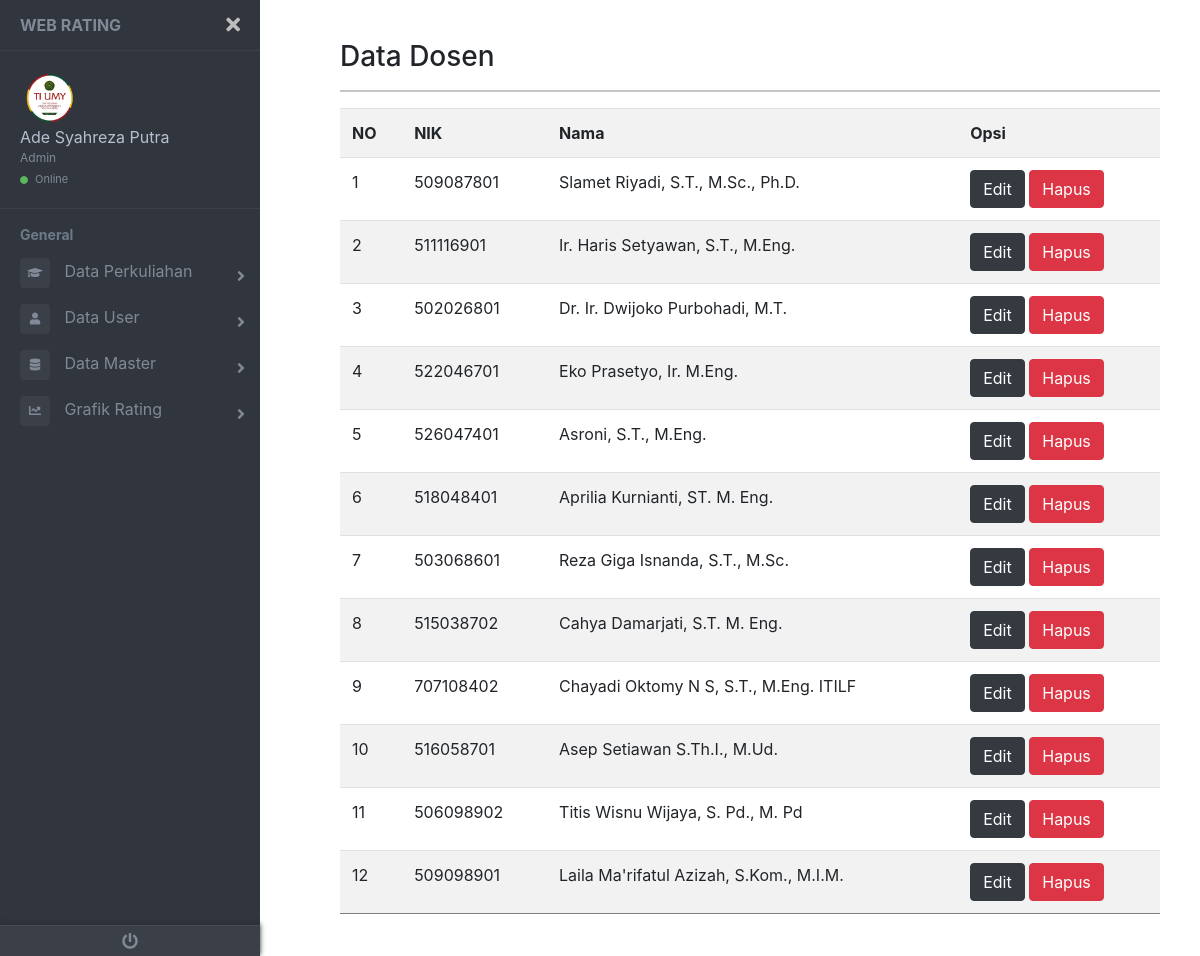
/admin/dosen/index.php (signed in), run on the app's committed database.
### tables this page shows
CREATE TABLE `user` (
  `id` int(11) NOT NULL,
  `nik_nim` varchar(50) NOT NULL,
  `username` varchar(200) NOT NULL,
  `nama` varchar(200) NOT NULL,
  `password` varchar(100) NOT NULL,
  `level` varchar(200) NOT NULL
);

### admin/dosen/index.php (the view, shortened to what this page needs)
<!DOCTYPE html>
<html lang="en">
<head>
    <link rel="stylesheet" href="../../asset/css/bootstrap.css">
    <link rel="stylesheet" href="../../asset/css/sidebar.css">
    <link href="//maxcdn.bootstrapcdn.com/bootstrap/4.0.0/css/bootstrap.min.css" rel="stylesheet" id="bootstrap-css">
    <link href="https://use.fontawesome.com/releases/v5.0.6/css/all.css" rel="stylesheet">
    <link href="https://maxcdn.bootstrapcdn.com/bootstrap/4.0.0/css/bootstrap.min.css" rel="stylesheet">
</head>
<body>
    <div class="page-wrapper chiller-theme toggled">
        <nav id="sidebar" class="sidebar-wrapper">
            <div class="sidebar-content">
                <div class="sidebar-brand">
                    <a href="../index.php">Web Rating</a>
                    <div id="close-sidebar">
                        <i class="fas fa-times"></i>
                    </div>
                </div>
                <div class="sidebar-header">
                    <div class="user-pic">
                        <img class="img-responsive img-rounded" src="../../asset/images/logo1.png" alt="User Picture">
                    </div>
                    <div class="user-info">
                        <span class="user-name">
                            <?php
                            include "../../get_profile.php";
                            ?>
                        </span>
                        <span class="user-role">Admin</span>
                        <span class="user-status">
                            <i class="fa fa-circle"></i>
                            <span>Online</span>
                        </span>
                    </div>
                </div>
                <div class="sidebar-menu">
                    <ul>
                        <li class="header-menu">
                            <span>General</span>
                        </li>
                        <li class="sidebar-dropdown">
                            <a href="#">
                                <i class="fa fa-graduation-cap"></i>
                                <span>Data Perkuliahan</span>
                            </a>
                        </li>
                        <li class=sidebar-dropdown>
                            <a href="#">
                                <i class="fa fa-user"></i>
                                <span>Data User</span>
                            </a>
                        </li>
                        <li class="sidebar-dropdown">
                                <a href="#">
                                    <i class="fas fa-database"></i>
                                    <span>Data Master</span>
                                </a>
                            </li>
                        <li class="sidebar-dropdown">
                            <a href="#">
                                <i class="fa fa-chart-line"></i>
                                <span>Grafik Rating</span>
                            </a>
                        </li>
                    </ul>
                </div>
            </div>
            <div class="sidebar-footer">
                <a href="../../aut/logout.php">
                    <i class="fa fa-power-off"></i>
                </a>
            </div>
        </nav>
        <main class="page-content">
            <div class="container-fluid">
                <h3>Data Dosen</h3>
                <hr>
                <div class="table table-striped">
                    <table style="width:100%">
                        <tr>
                            <th>NO</th>
                            <th>NIK</th>
                            <th>Nama</th>
                            <th>Opsi</th>
                        </tr>
                        <?php
                        include "../../koneksi.php";
                        $sql = $pdo->prepare("select * from user where level='Dosen'");
                        $sql->execute();
                        $no = 1;
                        while($data = $sql->fetch()){
                            ?>
                            <tr>
                                <td><?php echo $no++; ?></td>
                                <td><?php echo $data['nik_nim']; ?></td>
                                <td><?php echo $data['nama']; ?></td>
                                <td>
                                    <a type="button" class="btn btn-dark" href="aksi_edit.php?id=<?php echo $data['id']; ?>">Edit</a>
                                    <a type="button" class="btn btn-danger" href="hapus.php?id=<?php echo $data['id']; ?>" onClick="return confirm('ingin menghapus data?')">Hapus</a>
                                </td>
                            </tr>
                            <?php } ?>
                    </table>
                </div>
            </div>
        </main>
    </div>
</body>
</html>

### get_profile.php
<?php
include "koneksi.php";
$username = $_SESSION['username'];
$query = "SELECT nama FROM user WHERE username = '".$username."'";
$result = mysqli_query($koneksi, $query);
if(mysqli_num_rows($result)>0)
{
    $row = mysqli_fetch_array($result);
    $nama = $row["nama"];
    echo $nama;
}
else
{
    echo "No record found";
}
?>

### data on the page
user: nama "Ade Syahreza Putra"
user: nik_nim "509087801", nama "Slamet Riyadi, S.T., M.Sc., Ph.D."
user: nik_nim "511116901", nama "Ir. Haris Setyawan, S.T., M.Eng."
user: nik_nim "502026801", nama "Dr. Ir. Dwijoko Purbohadi, M.T."
user: nik_nim "522046701", nama "Eko Prasetyo, Ir. M.Eng."
user: nik_nim "526047401", nama "Asroni, S.T., M.Eng."
user: nik_nim "518048401", nama "Aprilia Kurnianti, ST. M. Eng."
user: nik_nim "503068601", nama "Reza Giga Isnanda, S.T., M.Sc."
user: nik_nim "515038702", nama "Cahya Damarjati, S.T. M. Eng."
user: nik_nim "707108402", nama "Chayadi Oktomy N S, S.T., M.Eng. ITILF"
user: nik_nim "516058701", nama "Asep Setiawan S.Th.I., M.Ud."
user: nik_nim "506098902", nama "Titis Wisnu Wijaya, S. Pd., M. Pd"
user: nik_nim "509098901", nama "Laila Ma'rifatul Azizah, S.Kom., M.I.M."
